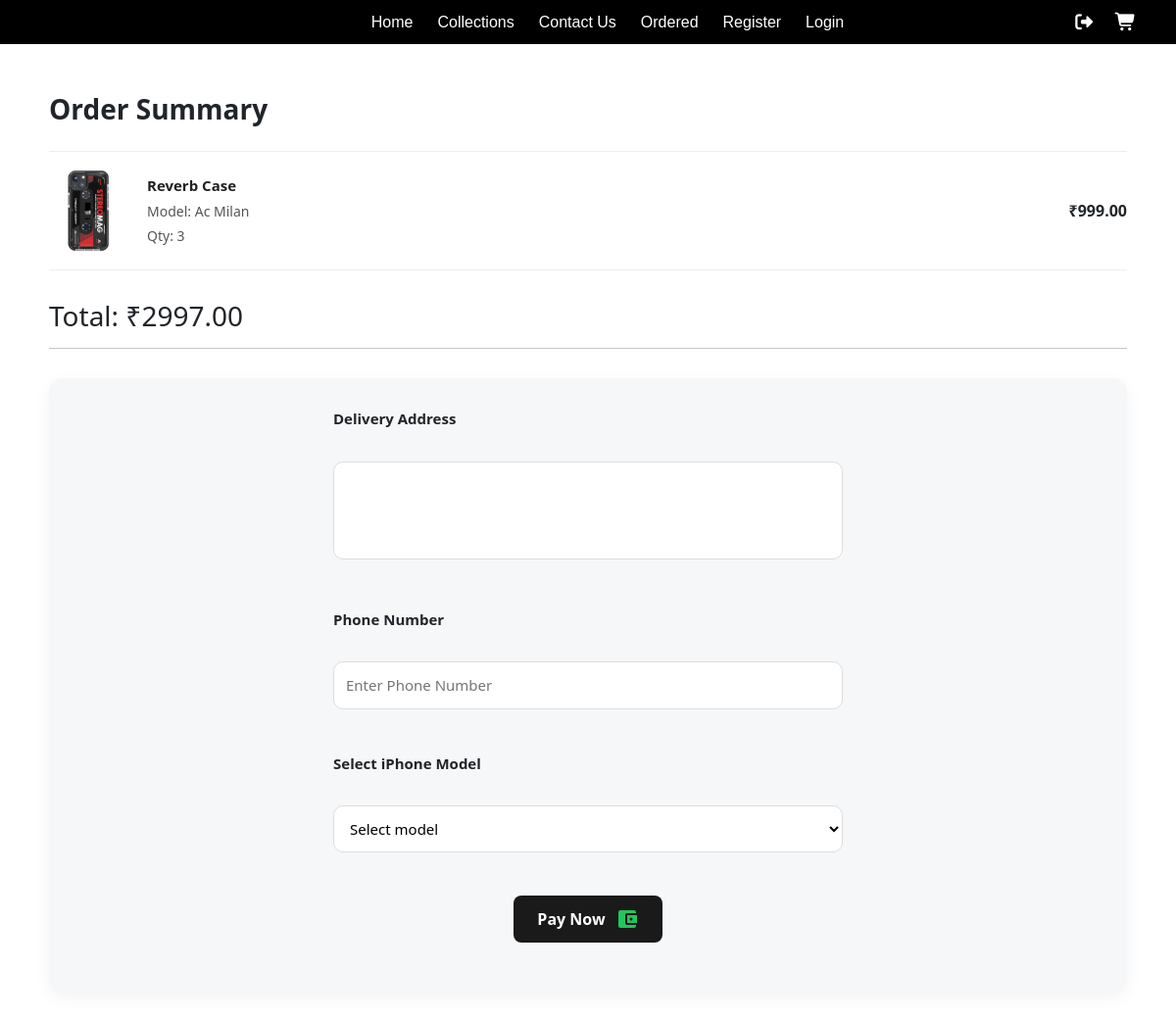
Screenshot of /purchase/ (signed in) with the database file from the repository.
### app1/models.py (models this page shows, shortened)
class Cart(models.Model):
    user=models.ForeignKey(User,on_delete=models.CASCADE)
    product=models.ForeignKey(Product,on_delete=models.CASCADE)
    quantity=models.IntegerField(default=1)
    cover=models.ImageField(null=True,blank=True)

class Product(models.Model):
    name=models.CharField(max_length=100)
    model=models.CharField(max_length=100)
    category=models.CharField(max_length=100)
    price=models.DecimalField(max_digits=6,decimal_places=2)
    cover=models.ImageField(upload_to='covers/',blank=True,null=True)

### app1/views.py (the view, shortened to what this page needs)
# urls.py: path('purchase/',views.purchase_view,name='purchase'),
@login_required
def purchase_view(request):
    cart_items=Cart.objects.filter(user=request.user)
    total=sum(item.product.price * item.quantity for item in cart_items )
    return render(request,'purchase.html',{'cart_items':cart_items,'total':total})

### app1/templates/purchase.html (shortened to what this page needs)
{% extends 'nav.html' %}
{% load static %}
{% block extra_css %}
<link rel="stylesheet" href="{% static 'checkout.css' %}?v={{time}}">
<link rel="stylesheet" href="https://cdnjs.cloudflare.com/ajax/libs/font-awesome/7.0.1/css/all.min.css">
{% endblock %}
{% block content %}
<div class="purchase-all">
<h2>Order Summary</h2>
<div class="order-items">
{% for item in cart_items %}
<div class="order-item">
    {% if item.product.cover %}
        <img src="{{item.product.cover.url}}">
    {% endif %}
    <div class="details">
        <p><strong>{{item.product.name}}</strong></p>
        <p>Model: {{item.product.model}}</p>
        <p>Qty: {{item.quantity}}</p>
    </div>
    <div class="price">
        ₹{{ item.product.price }}
    </div>
</div>
{% endfor %}
</div>
<h3>Total: ₹{{ total }}</h3>
<hr>
<form method="post" action="">
<div class="form-field-group">
  <label>Delivery Address</label><br>
  <textarea name="address" required></textarea><br><br>
  <label>Phone Number</label> <br>
  <input type="tel" placeholder="Enter Phone Number" maxlength="14" pattern="[0-9]{10}" required name="phone"> <br><br>
  <label>Select iPhone Model</label><br>
  <select name="iphone_model" required>
  <option value="">Select model</option>
  </select><br><br>
<button class="pay-btn">
  <span class="btn-text">Pay Now</span>
  <div class="icon-container">
  </div>
</button>
</form>
</div>
{% endblock %}

### app1/static/checkout.css (style rules this page uses)
body { padding: 0px 0px; }
.purchase-all { padding: 50px 50px; }
h2 { font-size: 28px; font-weight: 700; margin-bottom: 25px; }
.order-items { border-top: 1px solid #eee; margin-bottom: 30px; }
.order-item { display: grid; grid-template-columns: 100px 1fr 120px; align-items: center; padding: 18px 0; border-bottom: 1px solid #eee; }
.order-item img { width: 80px; border-radius: 8px; }
.order-item .details p { margin: 4px 0; font-size: 14px; color: #555; }
.order-item .details p strong { font-size: 15px; color: #222; }
.order-item .price { font-size: 16px; font-weight: 600; text-align: right; }
form { margin-top: 30px; background: #F6F7F9; padding: 30px; border-radius: 14px; box-shadow: 0 6px 18px rgba(0,0,0,0.05); }
.form-field-group { max-width: 520px; margin: 0 auto 20px auto; }
form label { display: block; margin-bottom: 8px; font-weight: 600; font-size: 15px; }
form textarea, form select, form input[type="tel"] { width: 100%; max-width: 520px; padding: 12px; border: 1px solid #ddd; border-radius: 10px; font-size: 15px; background: #fff; margin-bottom: 20px; }
form textarea { height: 100px; resize: none; }
.pay-btn { position: relative; padding: 12px 24px; font-size: 16px; background: #1a1a1a; color: white; border: none; border-radius: 8px; cursor: pointer; display: flex; align-items: center; justify-content: center; gap: 10px; transition: all 0.3s ease; margin: 0 auto; }
.icon-container { position: relative; width: 24px; height: 24px; }
.icon { position: absolute; top: 0; left: 0; width: 24px; height: 24px; color: #22c55e; opacity: 0; visibility: hidden; }
.default-icon { opacity: 1; visibility: visible; }
.btn-text { font-weight: 600; font-family: system-ui, -apple-system, sans-serif; }

### rows the page displays
Cart: product.cover (picture), product.name "Reverb Case", product.model "Ac Milan", quantity "3", product.price "999.00"

### other values shown
{{ total }} "2997.00"
